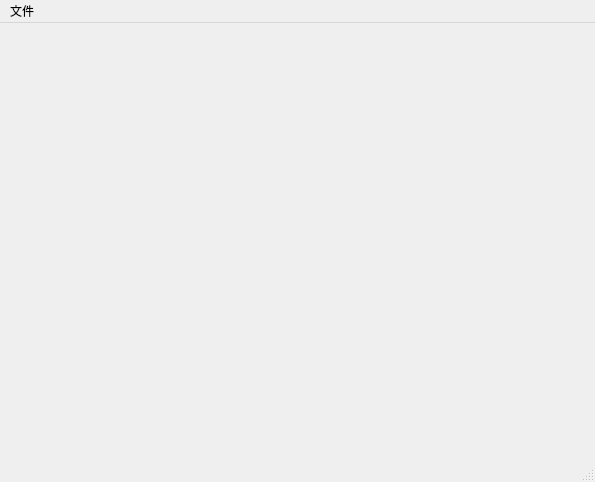
<?xml version="1.0" encoding="UTF-8"?>
<ui version="4.0">
 <class>ProjectMainWindow</class>
 <widget class="QMainWindow" name="ProjectMainWindow">
  <property name="geometry">
   <rect>
    <x>0</x>
    <y>0</y>
    <width>595</width>
    <height>482</height>
   </rect>
  </property>
  <property name="windowTitle">
   <string>Pcl Viewer</string>
  </property>
  <widget class="QWidget" name="m_CentralWidget">
   <layout class="QVBoxLayout" name="verticalLayout">
    <item>
     <widget class="QVTKWidget" name="m_QVTKWidget"/>
    </item>
   </layout>
  </widget>
  <widget class="QMenuBar" name="menubar">
   <property name="geometry">
    <rect>
     <x>0</x>
     <y>0</y>
     <width>595</width>
     <height>23</height>
    </rect>
   </property>
   <widget class="QMenu" name="m_MenuFile">
    <property name="title">
     <string>文件</string>
    </property>
    <addaction name="m_OpenAction"/>
   </widget>
   <addaction name="m_MenuFile"/>
  </widget>
  <widget class="QStatusBar" name="m_StatusBar"/>
  <action name="actionLoadImage">
   <property name="text">
    <string>打开图像</string>
   </property>
  </action>
  <action name="m_OpenAction">
   <property name="text">
    <string>打开</string>
   </property>
  </action>
 </widget>
 <customwidgets>
  <customwidget>
   <class>QVTKWidget</class>
   <extends>QWidget</extends>
   <header>QVTKWidget.h</header>
  </customwidget>
 </customwidgets>
 <resources/>
 <connections/>
</ui>
